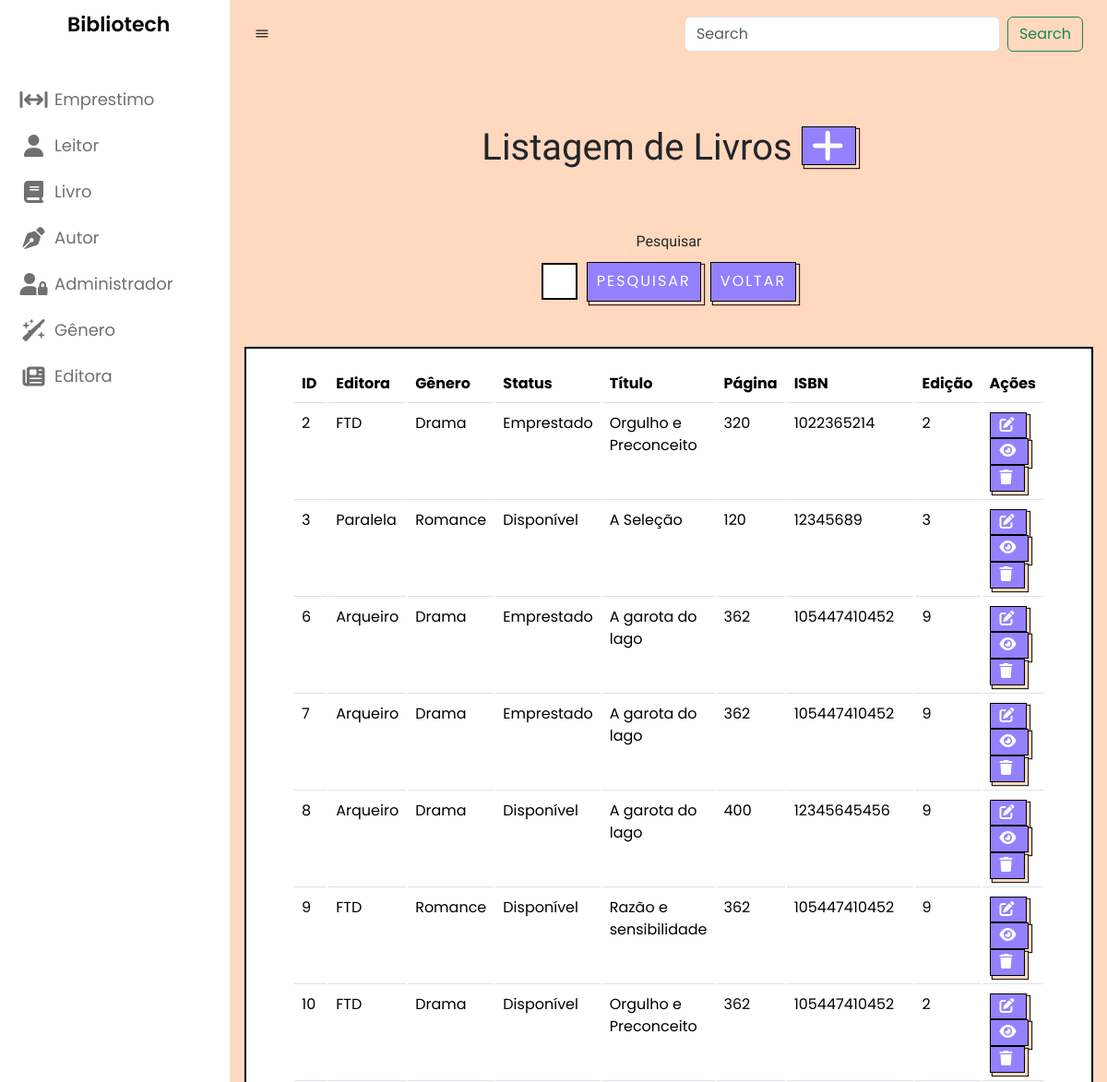
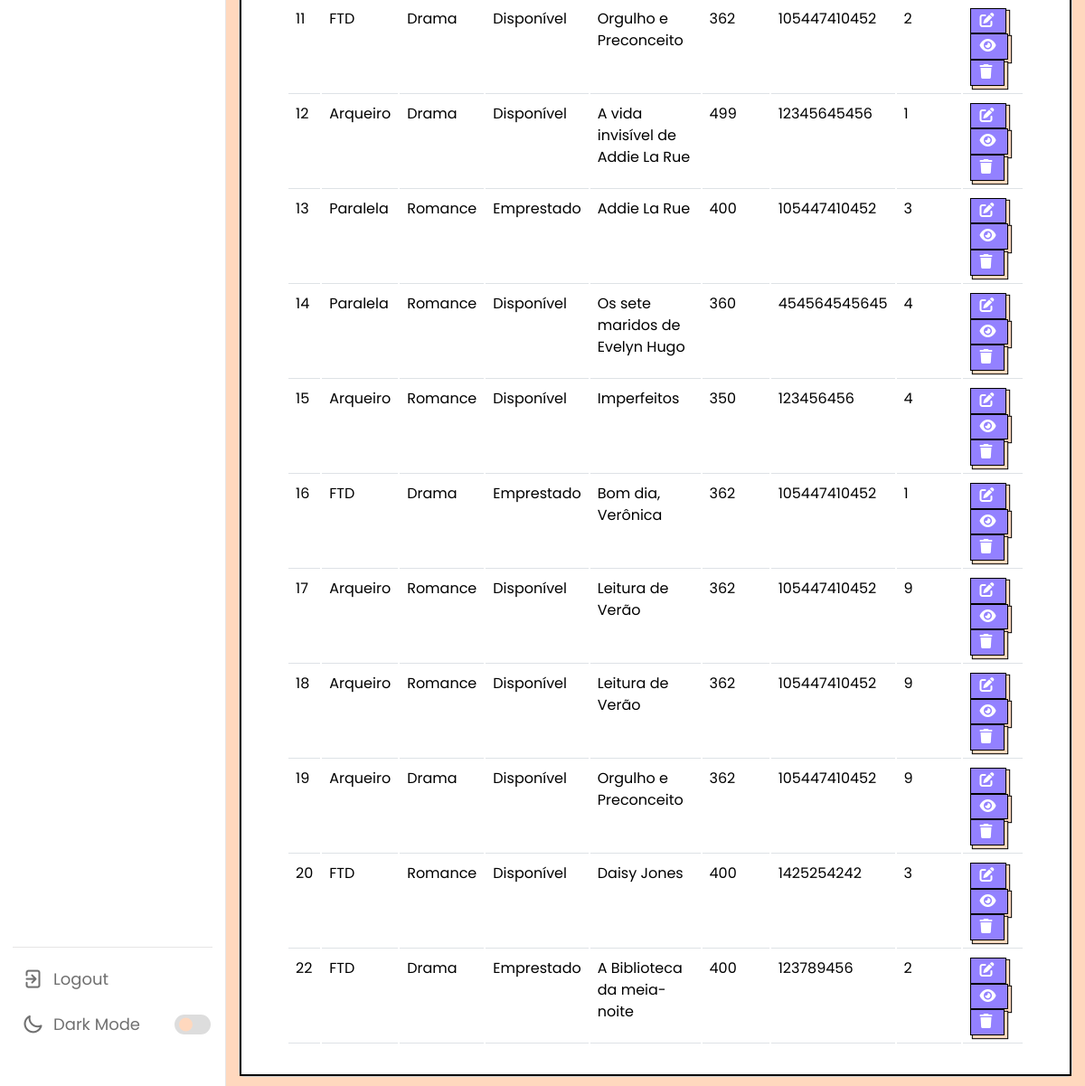
/listarLivros.php, run on an earlier commit of the app's database (2 pictures, top to bottom).
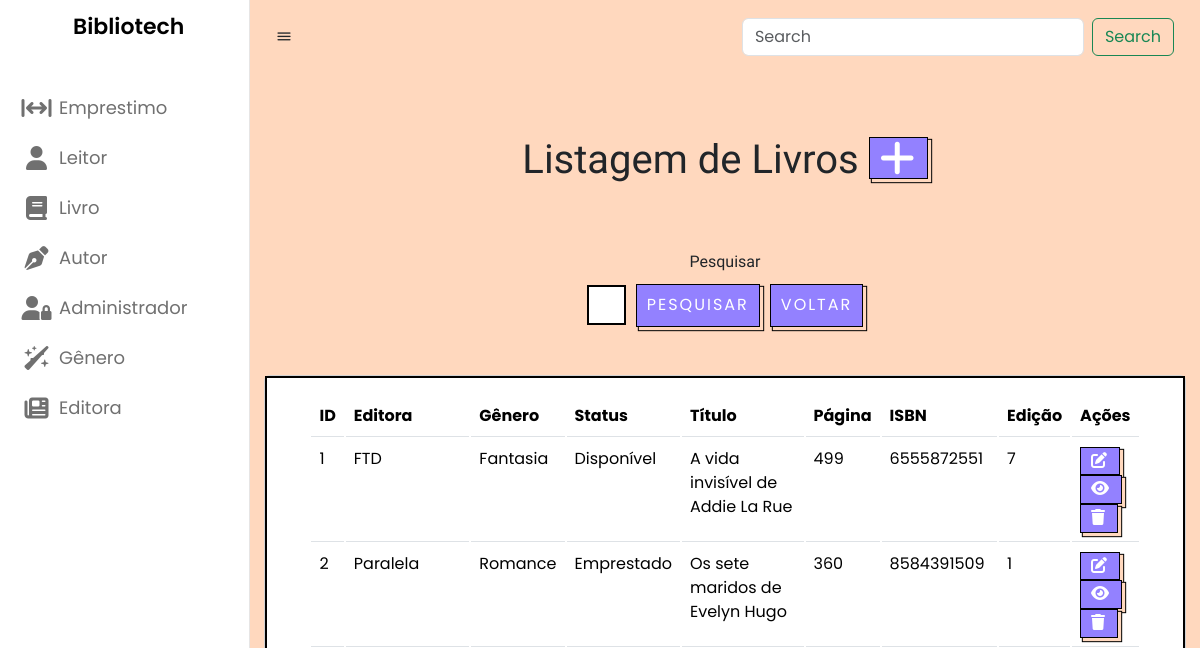
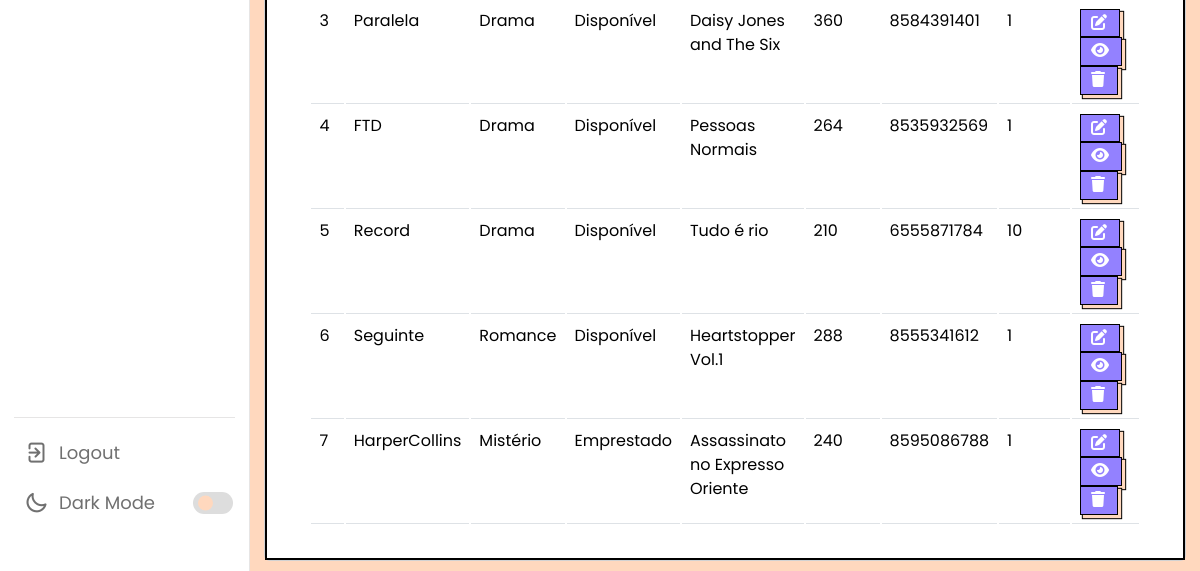
And on a later commit of the database (2 pictures, top to bottom).
### tables this page shows
CREATE TABLE `livro` (
  `id` int(11) NOT NULL,
  `idEditora` int(11) DEFAULT NULL,
  `idGenero` int(11) DEFAULT NULL,
  `statusLivro` varchar(45) NOT NULL,
  `titulo` varchar(250) NOT NULL,
  `pag` varchar(45) DEFAULT NULL,
  `isbn` varchar(15) DEFAULT NULL,
  `edicao` varchar(45) NOT NULL,
  `arquivo` varchar(30) DEFAULT NULL
);

CREATE TABLE `editora` (
  `id` int(11) NOT NULL,
  `status` varchar(45) NOT NULL,
  `nome` varchar(100) NOT NULL
);

CREATE TABLE `genero` (
  `id` int(11) NOT NULL,
  `status` varchar(45) NOT NULL,
  `nome` varchar(100) NOT NULL
);

### listarLivros.php (the view, shortened to what this page needs)
<?php
require_once("conexao.php");
$V_WHERE = "";
$sql = "SELECT livro.id, editora.nome as nomeEditora, genero.nome as nomeGenero, livro.statusLivro, livro.titulo, livro.pag, livro.isbn, livro.edicao, livro.arquivo as arquivo
        FROM livro
        LEFT JOIN editora ON livro.idEditora = editora.id
        LEFT JOIN genero ON livro.idGenero = genero.id
        WHERE 1 = 1" . $V_WHERE;
$resultado = mysqli_query($conexao, $sql);
?>
<?php require_once("navbar.php"); ?>
<br><br><br>
<h1 class="titulo">Listagem de Livros <a href="cadastrarLivro.php" class="botao">
        <i class="fa-solid fa-plus"></i>
    </a></h1>
<br><br>
<center>
    <form method="post">
        <label name="titulo" for="exampleFormControlInput1" class="titulo">Pesquisar</label>
        <div class="input-button-container">
            <input name="titulo" type="text" class="formcampo">
            <button name="pesquisar" stype="button" class="botaopesquisar">Pesquisar</button>
            <a href="listarLivros.php"><button name="voltar" stype="button" class="botaopesquisar">Voltar</button></a>
        </div>
        <br><br>
    </form>
</center>
<center>
    <div class="card cardlistar">
        <div class="card-body cardlistar2">
            <table class="table">
                <thead>
                    <tr>
                        <td scope="col"><b>ID</b></td>
                        <td scope="col"><b>Editora</b></td>
                        <td scope="col"><b>Gênero</b></td>
                        <td scope="col"><b>Status</b></td>
                        <td scope="col"><b>Título</b></td>
                        <td scope="col"><b>Página</b></td>
                        <td scope="col"><b>ISBN</b></td>
                        <td scope="col"><b>Edição</b></td>
                        <td scope="col"><b>Ações</b></td>
                    </tr>
                </thead>
                <tbody>
                    <?php while ($linha = mysqli_fetch_array($resultado)) { ?>
                        <tr>
                            <td>
                                <?= $linha['id'] ?>
                            </td>
                            <td>
                                <?= $linha['nomeEditora'] ?>
                            </td>
                            <td>
                                <?= $linha['nomeGenero'] ?>
                            </td>
                            <td>
                                <?= $linha['statusLivro'] ?>
                            </td>
                            <td>
                                <?= $linha['titulo'] ?>
                            </td>
                            <td>
                                <?= $linha['pag'] ?>
                            </td>
                            <td>
                                <?= $linha['isbn'] ?>
                            </td>
                            <td>
                                <?= $linha['edicao'] ?>
                            </td>
                            <td>
                                <a style="margin-right: 8px;" href="alterarLivro.php? id=<?= $linha['id'] ?>" class="botao">
                                    <i class="fa-solid fa-pen-to-square"></i></a>
                                <a data-bs-toggle="modal" data-bs-target="#exampleModal_<?= $linha['id'] ?>"
                                    style="margin-right: 8px;" name="info" class="botao">
                                    <i class="fa-solid fa-eye"></i>
                                </a>
                                <a href="listarLivros.php? id=<?= $linha['id'] ?>" class="botao"
                                    onclick="return confirm('Deseja mesmo excluir o cadastro?')">
                                    <i class="fa-sharp fa-solid fa-trash"></i> </a>
                            </td>
                        </tr>
                    <?php } ?>
                </tbody>
            </table>
        </div>
    </div>
</center>
</section>
</body>
</html>

What changed in the data, as far as the page shows it:
removed livro: id "8", idEditora.nome "Arqueiro", idGenero.nome "Drama", statusLivro "Disponível", titulo "A garota do lago", pag "400", isbn "12345645456", edicao "9"
removed livro: id "9", idEditora.nome "FTD", idGenero.nome "Romance", statusLivro "Disponível", titulo "Razão e sensibilidade", pag "362", isbn "105447410452", edicao "9"
removed livro: id "10", idEditora.nome "FTD", idGenero.nome "Drama", statusLivro "Disponível", titulo "Orgulho e Preconceito", pag "362", isbn "105447410452", edicao "2"
removed livro: id "11", idEditora.nome "FTD", idGenero.nome "Drama", statusLivro "Disponível", titulo "Orgulho e Preconceito", pag "362", isbn "105447410452", edicao "2"
removed livro: id "12", idEditora.nome "Arqueiro", idGenero.nome "Drama", statusLivro "Disponível", titulo "A vida invisível de Addie La Rue", pag "499", isbn "12345645456", edicao "1"
removed livro: id "13", idEditora.nome "Paralela", idGenero.nome "Romance", statusLivro "Emprestado", titulo "Addie La Rue", pag "400", isbn "105447410452", edicao "3"
removed livro: id "14", idEditora.nome "Paralela", idGenero.nome "Romance", statusLivro "Disponível", titulo "Os sete maridos de Evelyn Hugo", pag "360", isbn "454564545645", edicao "4"
removed livro: id "15", idEditora.nome "Arqueiro", idGenero.nome "Romance", statusLivro "Disponível", titulo "Imperfeitos", pag "350", isbn "123456456", edicao "4"
removed livro: id "16", idEditora.nome "FTD", idGenero.nome "Drama", statusLivro "Emprestado", titulo "Bom dia, Verônica", pag "362", isbn "105447410452", edicao "1"
removed livro: id "17", idEditora.nome "Arqueiro", idGenero.nome "Romance", statusLivro "Disponível", titulo "Leitura de Verão", pag "362", isbn "105447410452", edicao "9"
removed livro: id "18", idEditora.nome "Arqueiro", idGenero.nome "Romance", statusLivro "Disponível", titulo "Leitura de Verão", pag "362", isbn "105447410452", edicao "9"
removed livro: id "19", idEditora.nome "Arqueiro", idGenero.nome "Drama", statusLivro "Disponível", titulo "Orgulho e Preconceito", pag "362", isbn "105447410452", edicao "9"
removed livro: id "20", idEditora.nome "FTD", idGenero.nome "Romance", statusLivro "Disponível", titulo "Daisy Jones", pag "400", isbn "1425254242", edicao "3"
removed livro: id "22", idEditora.nome "FTD", idGenero.nome "Drama", statusLivro "Emprestado", titulo "A Biblioteca da meia-noite", pag "400", isbn "123789456", edicao "2"
added livro: id "1", idEditora.nome "FTD", idGenero.nome "Fantasia", statusLivro "Disponível", titulo "A vida invisível de Addie La Rue", pag "499", isbn "6555872551", edicao "7"
changed livro id 2: idEditora.nome "FTD" → "Paralela"; idGenero.nome "Drama" → "Romance"; titulo "Orgulho e Preconceito" → "Os sete maridos de Evelyn Hugo"; pag "320" → "360"; isbn "1022365214" → "8584391509"; edicao "2" → "1"
changed livro id 3: idGenero.nome "Romance" → "Drama"; titulo "A Seleção" → "Daisy Jones and The Six"; pag "120" → "360"; isbn "12345689" → "8584391401"; edicao "3" → "1"
added livro: id "4", idEditora.nome "FTD", idGenero.nome "Drama", statusLivro "Disponível", titulo "Pessoas Normais", pag "264", isbn "8535932569", edicao "1"
added livro: id "5", idEditora.nome "Record", idGenero.nome "Drama", statusLivro "Disponível", titulo "Tudo é rio", pag "210", isbn "6555871784", edicao "10"
changed livro id 6: idEditora.nome "Arqueiro" → "Seguinte"; idGenero.nome "Drama" → "Romance"; statusLivro "Emprestado" → "Disponível"; titulo "A garota do lago" → "Heartstopper Vol.1"; pag "362" → "288"; isbn "105447410452" → "8555341612"; edicao "9" → "1"
changed livro id 7: idEditora.nome "Arqueiro" → "HarperCollins"; idGenero.nome "Drama" → "Mistério"; titulo "A garota do lago" → "Assassinato no Expresso Oriente"; pag "362" → "240"; isbn "105447410452" → "8595086788"; edicao "9" → "1"
